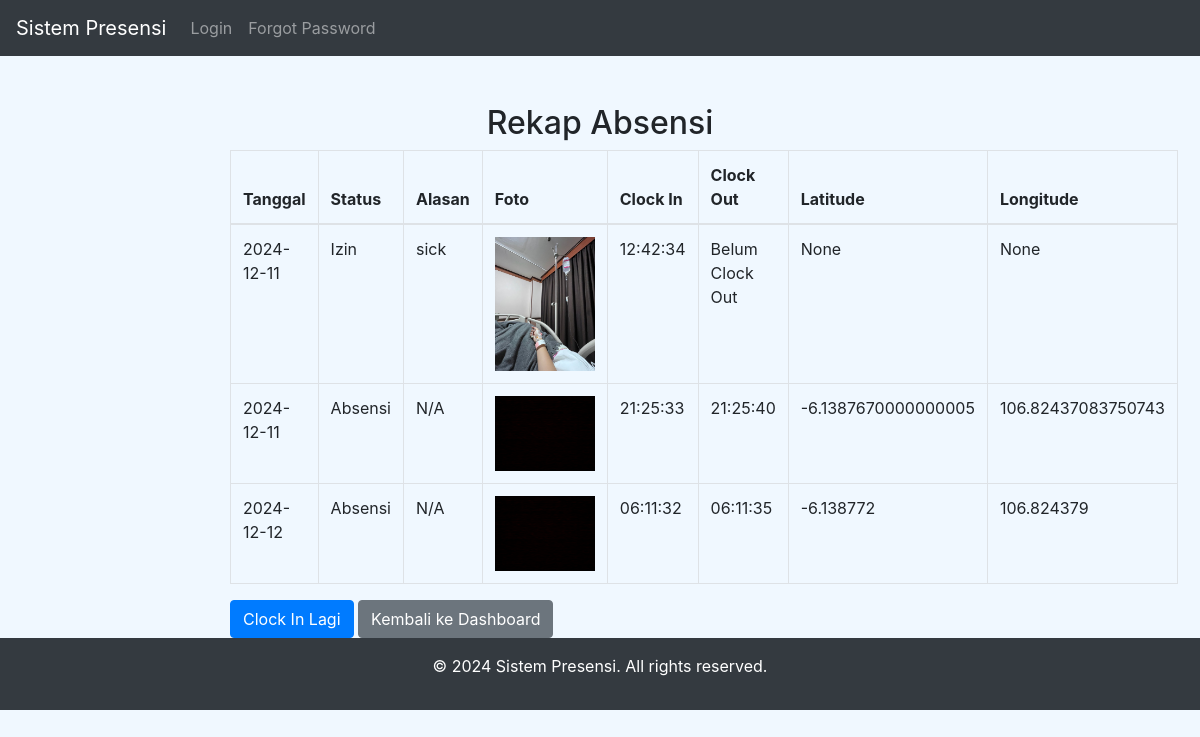
/user/recap (signed in), run on an earlier commit of the app's database.
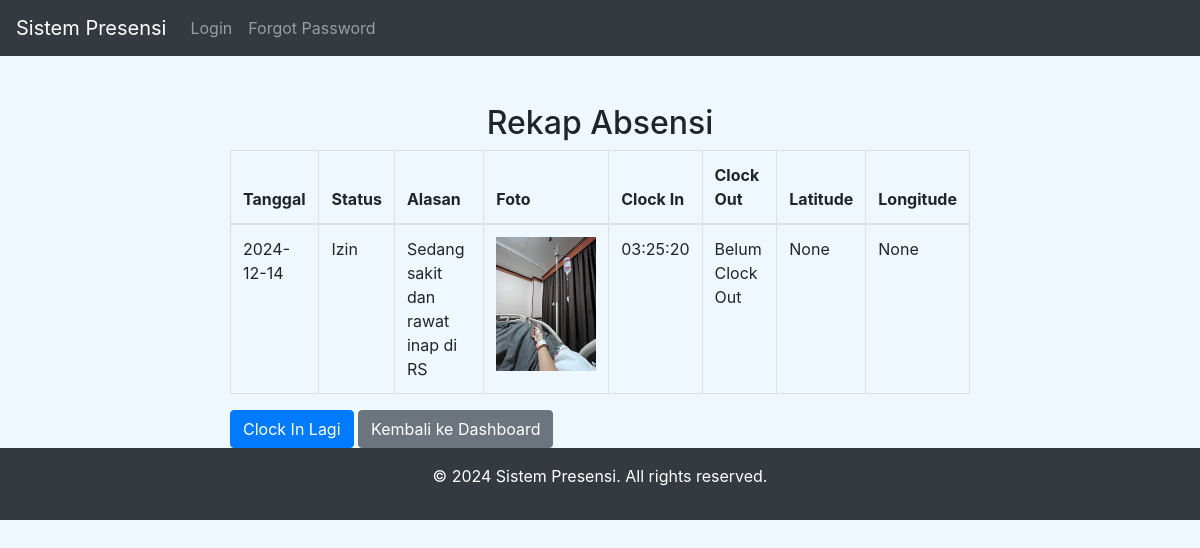
And on a later commit of the database.
### app/models.py (models this page shows, shortened)
class Attendance(db.Model):
    __tablename__ = 'attendance'
    id = db.Column(db.Integer, primary_key=True)
    employee_id = db.Column(db.Integer, db.ForeignKey('employees.user_id'), nullable=False)
    status = db.Column(db.Enum(AttendanceStatus), nullable=False, default=AttendanceStatus.ALPHA)
    date = db.Column(db.DateTime, nullable=False)
    time = db.Column(db.DateTime, nullable=False)
    time_out = db.Column(db.DateTime)
    photo = db.Column(db.Text)
    latitude = db.Column(db.Float)
    longitude = db.Column(db.Float)
    reason = db.Column(db.Text)
    employee = db.relationship('Employee', back_populates='attendances', lazy=True)

### app/routes/user_routes.py (the view)
@user_bp.route('/recap', methods=['GET'])
@login_required
def recap():
    attendance_records = Attendance.query.filter_by(employee_id=current_user.id).all()
    logging.info(f"User {current_user.id} accessed their attendance recap. Found {len(attendance_records)} records.")  # Logging saat mengakses recap
    return render_template('employee/recap.html', attendance_records=attendance_records, AttendanceStatus=AttendanceStatus)

### run.py (called while the page is built)
@app.teardown_appcontext
def shutdown_session(exception=None):
    db.session.remove()  # Pastikan session dibersihkan setelah setiap request

### app/templates/employee/recap.html (shortened to what this page needs)
{% extends "layout.html" %}
{% block content %}
<div class="container mt-5">
    <h2 class="text-center">Rekap Absensi</h2>
    <table class="table table-bordered">
        <thead>
            <tr>
                <th>Tanggal</th>
                <th>Status</th>
                <th>Alasan</th>
                <th>Foto</th>
                <th>Clock In</th>
                <th>Clock Out</th>
                <th>Latitude</th>
                <th>Longitude</th>
            </tr>
        </thead>
        <tbody>
            {% for record in attendance_records %}
            <tr>
                <td>{{ record.date.strftime('%Y-%m-%d') }}</td>
                <td>{{ 'Izin' if record.status == AttendanceStatus.IJIN else 'Absensi' }}</td>
                <td>{{ record.reason if record.reason else 'N/A' }}</td>
                <td>
                    {% if record.photo %}
                        <img src="{{ url_for('static', filename='uploads/' + record.photo) }}" alt="Foto" width="100">
                    {% else %}
                        <p>Tidak ada foto yang diunggah.</p>
                    {% endif %}
                </td>
                <td>{{ record.time.strftime('%H:%M:%S') }}</td>
                <td>{{ record.time_out.strftime('%H:%M:%S') if record.time_out else 'Belum Clock Out' }}</td>
                <td>{{ record.latitude }}</td>
                <td>{{ record.longitude }}</td>
            </tr>
            {% endfor %}
        </tbody>
    </table>
    <a href="{{ url_for('user_bp.clock_in') }}" class="btn btn-primary">Clock In Lagi</a>
    <a href="{{ url_for('user_bp.user_dashboard') }}" class="btn btn-secondary">Kembali ke Dashboard</a>
</div>
{% endblock %}

What changed in the data, as far as the page shows it:
removed Attendance: date "2024-12-11", status "Izin", reason "sick", photo (picture), time "12:42:34", time_out "Belum Clock Out", latitude "None", longitude "None"
no longer on this page (row edited): Attendance: date "2024-12-11", status "Absensi", reason "N/A", photo (picture), time "21:25:33", time_out "21:25:40", latitude "-6.1387670000000005", longitude "106.82437083750743"
removed Attendance: date "2024-12-12", status "Absensi", reason "N/A", photo (picture), time "06:11:32", time_out "06:11:35", latitude "-6.138772", longitude "106.824379"
now on this page (row edited): Attendance: date "2024-12-14", status "Izin", reason "Sedang sakit dan rawat inap di RS", photo (picture), time "03:25:20", time_out "Belum Clock Out", latitude "None", longitude "None"
